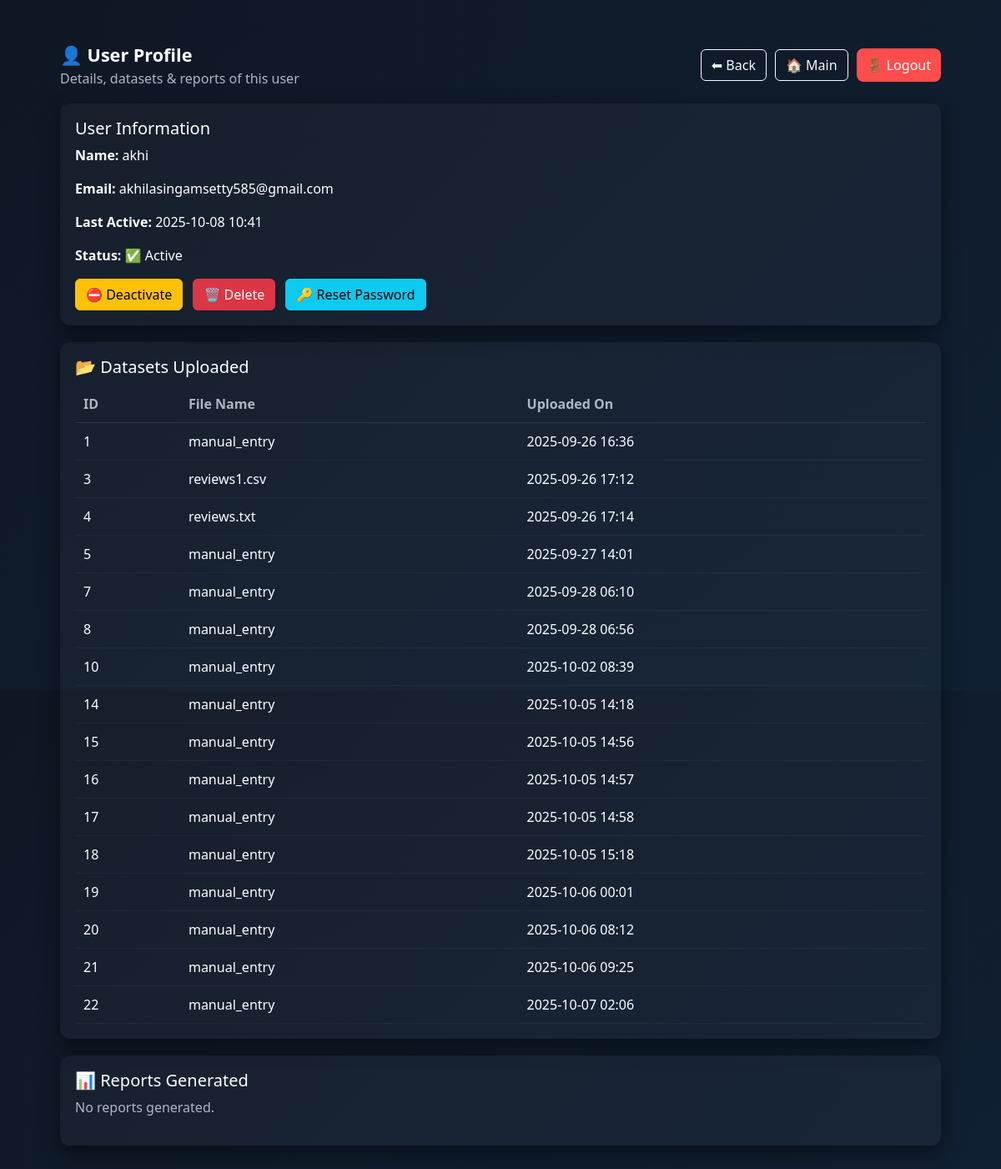
The app's page /admin/users/2/view (signed in) with its own data.
### app.py (models this page shows)
class User(db.Model, UserMixin):
    id = db.Column(db.Integer, primary_key=True)
    name = db.Column(db.String(120), nullable=False)
    email = db.Column(db.String(120), unique=True, nullable=False)
    password = db.Column(db.String(200), nullable=False)
    role = db.Column(db.String(20), default='user')
    datasets = db.relationship('Dataset', backref='owner', lazy=True)
    last_active = db.Column(db.DateTime, default=datetime.utcnow)
    active = db.Column(db.Boolean, default=True)

class Dataset(db.Model):
    id = db.Column(db.Integer, primary_key=True)
    user_id = db.Column(db.Integer, db.ForeignKey('user.id'), nullable=False)
    file_name = db.Column(db.String(200))
    upload_date = db.Column(db.DateTime, default=datetime.utcnow)
    reviews = db.relationship('Review', backref='dataset', lazy=True, cascade="all, delete-orphan")

### app.py (the view)
@app.route('/admin/users/<int:user_id>/view')
@login_required
def admin_view_user(user_id):
    if current_user.role != 'admin':
        return redirect(url_for('dashboard'))
    user = User.query.get_or_404(user_id)
    datasets = Dataset.query.filter_by(user_id=user.id).all()
    try:
        reports = Report.query.filter_by(user_id=user.id).all()
    except Exception:
        reports = []  # fallback if no Report table exists
    return render_template(
        'admin/user_profile.html',
        user=user,
        datasets=datasets,
        reports=reports
    )

### app.py (called while the page is built)
@login_manager.user_loader
def load_user(user_id):
    return User.query.get(int(user_id))

### templates/admin/user_profile.html (shortened to what this page needs)
<!doctype html>
<html lang="en">
<head>
  <link href="https://cdn.jsdelivr.net/npm/bootstrap@5.3.0/dist/css/bootstrap.min.css" rel="stylesheet">
</head>
<body>
  <div class="wrap">
    <div class="topbar">
      <div>
        <div class="title">👤 User Profile</div>
        <div class="small-muted">Details, datasets & reports of this user</div>
      </div>
      <div style="display:flex;gap:10px;align-items:center">
        <a href="{{ url_for('admin_users') }}" class="btn btn-outline-light">⬅ Back</a>
        <a href="{{ url_for('index') }}" class="btn btn-outline-light">🏠 Main</a>
        <a href="{{ url_for('logout') }}" class="logout-btn">🚪 Logout</a>
      </div>
    </div>
    <div class="card-panel">
      <h5>User Information</h5>
      <p><strong>Name:</strong> {{ user.name }}</p>
      <p><strong>Email:</strong> {{ user.email }}</p>
      <p><strong>Last Active:</strong>
        {% if user.last_active %}
          {{ user.last_active.strftime('%Y-%m-%d %H:%M') }}
        {% else %}
          <span class="small-muted">—</span>
        {% endif %}
      </p>
      <p><strong>Status:</strong>
        {% if user.active %}
          ✅ Active
        {% else %}
          ❌ Deactivated
        {% endif %}
      </p>
      <div style="margin-top:14px">
        <a class="btn btn-warning btn-action" href="/admin/users/{{ user.id }}/deactivate" onclick="return confirm('Deactivate user {{ user.name }}?');">⛔ Deactivate</a>
        <a class="btn btn-danger btn-action" href="/admin/users/{{ user.id }}/delete" onclick="return confirm('Delete user {{ user.name }}? This cannot be undone.');">🗑️ Delete</a>
        <a class="btn btn-info btn-action" href="/admin/users/{{ user.id }}/reset_password">🔑 Reset Password</a>
      </div>
    </div>
    <div class="card-panel">
      <h5>📂 Datasets Uploaded</h5>
      {% if datasets %}
      <table class="data-table">
        <thead>
          <tr>
            <th>ID</th>
            <th>File Name</th>
            <th>Uploaded On</th>
          </tr>
        </thead>
        <tbody>
          {% for ds in datasets %}
          <tr>
            <td>{{ ds.id }}</td>
            <td>{{ ds.file_name }}</td>
            <td>{{ ds.upload_date.strftime('%Y-%m-%d %H:%M') if ds.upload_date else '-' }}</td>
          </tr>
          {% endfor %}
        </tbody>
      </table>
      {% else %}
        <p class="small-muted">No datasets uploaded.</p>
      {% endif %}
    </div>
    <div class="card-panel">
      <h5>📊 Reports Generated</h5>
      {% if reports %}
      <table class="data-table">
        <thead>
          <tr>
            <th>ID</th>
            <th>Report Name</th>
            <th>Created On</th>
          </tr>
        </thead>
        <tbody>
          {% for rpt in reports %}
          <tr>
            <td>{{ rpt.id }}</td>
            <td>{{ rpt.name or 'Report' }}</td>
            <td>{{ rpt.created_at.strftime('%Y-%m-%d %H:%M') if rpt.created_at else '-' }}</td>
          </tr>
          {% endfor %}
        </tbody>
      </table>
      {% else %}
        <p class="small-muted">No reports generated.</p>
      {% endif %}
    </div>
  </div>
</body>
</html>

### templates/admin/user_profile.html (style rules this page uses)
:root { --bg1:#0f1724; --bg2:#102033; --card: rgba(255,255,255,0.03); --muted:#aeb6c2; --accent:#43cea2; }
html,body { height:100%;margin:0;font-family:"Segoe UI",sans-serif; background:linear-gradient(135deg,var(--bg1),var(--bg2));color:#fff }
.wrap { max-width:1100px;margin:28px auto;padding:22px }
.topbar { display:flex;justify-content:space-between;align-items:center;margin-bottom:18px }
.title { font-size:1.35rem;font-weight:700 }
.logout-btn { background:#ff4d4d;border:none;color:#fff;padding:8px 12px;border-radius:8px;text-decoration:none }
.card-panel { background:var(--card);padding:18px;border-radius:12px;box-shadow:0 8px 24px rgba(0,0,0,0.45);margin-bottom:20px }
.small-muted { color:var(--muted) }
.btn-action { margin-right:8px }
table.data-table { width:100%;border-collapse:collapse;margin-top:10px }
table.data-table thead th { color:var(--muted);padding:10px;border-bottom:1px solid rgba(255,255,255,0.08) }
table.data-table tbody td { padding:10px;border-bottom:1px solid rgba(255,255,255,0.04) }

### records on screen
User: name "akhi", email "akhilasingamsetty585@gmail.com", last_active "2025-10-08 10:41"
Dataset: id "1", file_name "manual_entry", upload_date "2025-09-26 16:36"
Dataset: id "3", file_name "reviews1.csv", upload_date "2025-09-26 17:12"
Dataset: id "4", file_name "reviews.txt", upload_date "2025-09-26 17:14"
Dataset: id "5", file_name "manual_entry", upload_date "2025-09-27 14:01"
Dataset: id "7", file_name "manual_entry", upload_date "2025-09-28 06:10"
Dataset: id "8", file_name "manual_entry", upload_date "2025-09-28 06:56"
Dataset: id "10", file_name "manual_entry", upload_date "2025-10-02 08:39"
Dataset: id "14", file_name "manual_entry", upload_date "2025-10-05 14:18"
Dataset: id "15", file_name "manual_entry", upload_date "2025-10-05 14:56"
Dataset: id "16", file_name "manual_entry", upload_date "2025-10-05 14:57"
Dataset: id "17", file_name "manual_entry", upload_date "2025-10-05 14:58"
Dataset: id "18", file_name "manual_entry", upload_date "2025-10-05 15:18"
Dataset: id "19", file_name "manual_entry", upload_date "2025-10-06 00:01"
Dataset: id "20", file_name "manual_entry", upload_date "2025-10-06 08:12"
Dataset: id "21", file_name "manual_entry", upload_date "2025-10-06 09:25"
Dataset: id "22", file_name "manual_entry", upload_date "2025-10-07 02:06"
